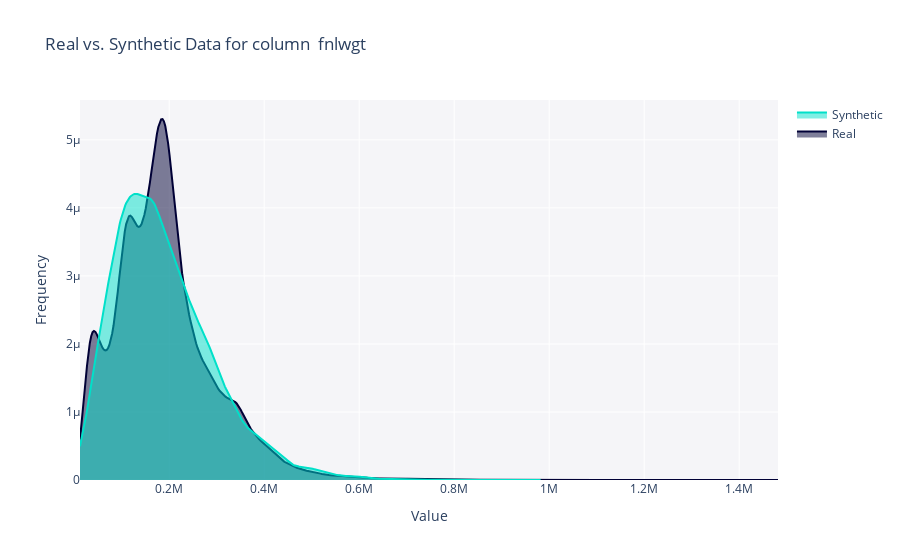

The notebook cell saved with this chart:
### Code cell
fig = get_column_plot(
    real_data=age_hours_df,
    synthetic_data=synthetic_data,
    column_name=' fnlwgt',
    metadata=metadata1
)
    
fig.show()

### Figure 1 — Plotly figure (JSON) as saved in the notebook; plotly's stock layout.template omitted (floating-point values rounded to 4 significant figures; data arrays with more than 128 entries replaced by an {"elided": "..."} marker saying what was removed)
{"data": [{"fill": "tozeroy", "hovertemplate": "<b>Real</b><br>Value: %{x}<br>Frequency: %{y}<extra></extra>", "legendgroup": "Real", "marker": {"color": "#000036"}, "mode": "lines", "name": "Real", "showlegend": true, "type": "scatter", "x": {"elided": "500 float values"}, "xaxis": "x", "y": {"elided": "500 float values"}, "yaxis": "y"}, {"fill": "tozeroy", "hovertemplate": "<b>Synthetic</b><br>Value: %{x}<br>Frequency: %{y}<extra></extra>", "legendgroup": "Synthetic", "marker": {"color": "#01E0C9"}, "mode": "lines", "name": "Synthetic", "showlegend": true, "type": "scatter", "x": {"elided": "500 float values"}, "xaxis": "x", "y": {"elided": "500 float values"}, "yaxis": "y"}], "layout": {"barmode": "overlay", "hovermode": "closest", "legend": {"traceorder": "reversed"}, "plot_bgcolor": "#F5F5F8", "title": {"text": "Real vs. Synthetic Data for column  fnlwgt"}, "xaxis": {"anchor": "y2", "domain": [0, 1], "title": {"text": "Value"}, "zeroline": false}, "yaxis": {"anchor": "free", "domain": [0, 1], "position": 0, "title": {"text": "Frequency"}}}}
